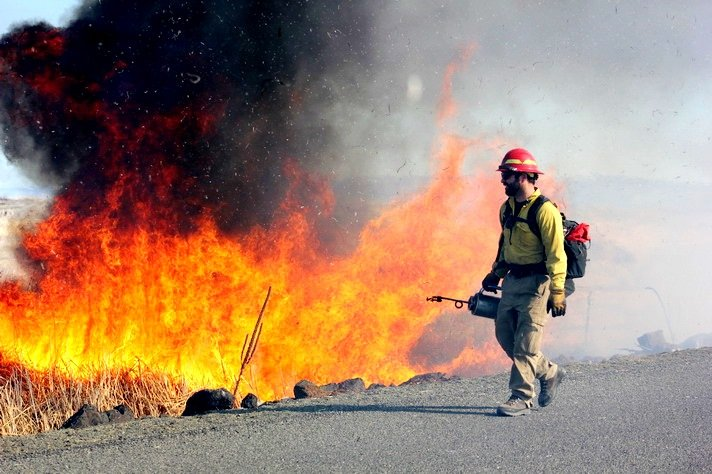
#> input picture service/public/samples/flame-front.jpg, 712 x 474 px
$ python -i fire_flow.py   (imports and definitions only)
#> lines starting #> are read from the running program, lines starting #| are printed output that depends on the picture; after the words box and inside, x2 and y2 are one past the last pixel; in counts of white or black regions, pixels touching at a corner belong together
#> further down, picture is the input picture: shape (474, 712, 3); mean B, G, R 108.4, 128.9, 157.8
import cv2
import numpy as np

# Seven rules for segmentation: https://core.ac.uk/download/pdf/55305301.pdf


def chroma_difference_mask(cb, cr, threshold=70):
    """Absolute Cb-Cr gap on signed values.

    Cb and Cr are uint8. Subtracting them in uint8 wraps, so a large gap
    such as 40 - 230 becomes 66 and fails a threshold the signed gap would pass.
    """
    return np.abs(cb.astype(np.int16) - cr.astype(np.int16)) >= threshold


def fire_pixel_segmentation(image):
    fire_mask = np.zeros_like(image[:, :, 0])

    ycrcb_im = cv2.cvtColor(image, cv2.COLOR_BGR2YCrCb)
#> ycrcb_im: shape (474, 712, 3); mean of channels 0, 1, 2 135.2, 144.1, 112.9
    y_ch, cr, cb = cv2.split(ycrcb_im)
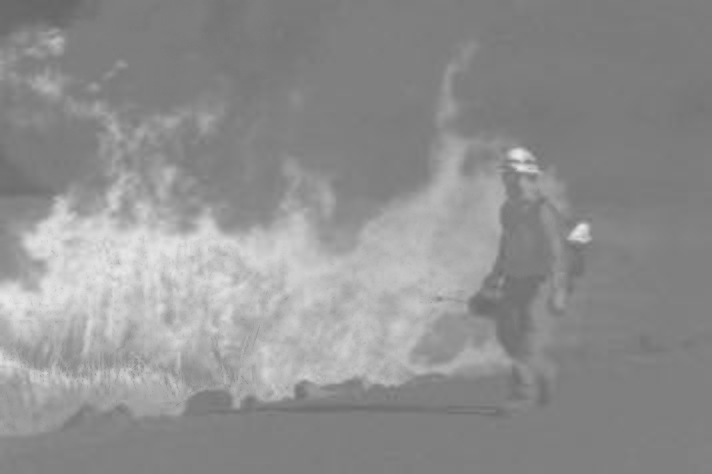
#> cr: shape (474, 712); min 103, max 232, mean 144.1
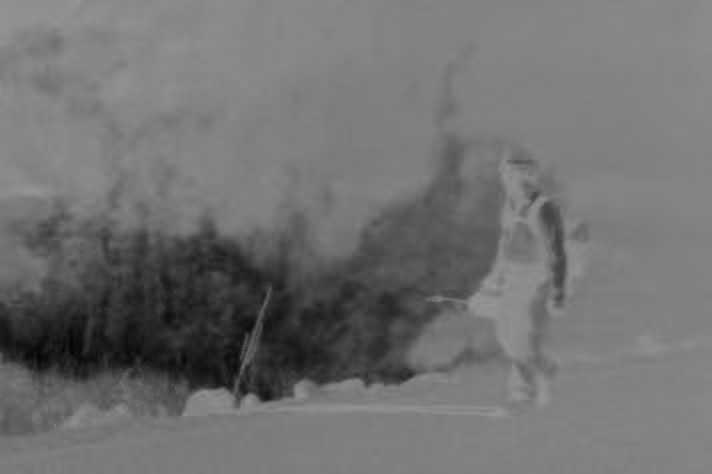
#> cb: shape (474, 712); min 3, max 158, mean 112.9
    blue, green, red = cv2.split(image)
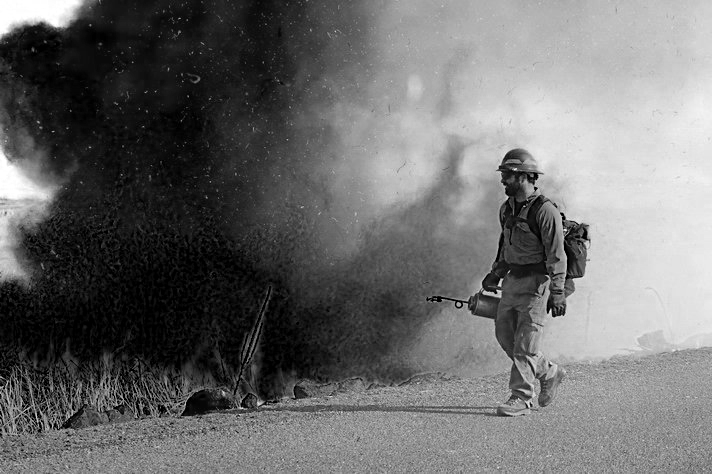
#> blue: shape (474, 712); min 0, max 255, mean 108.4
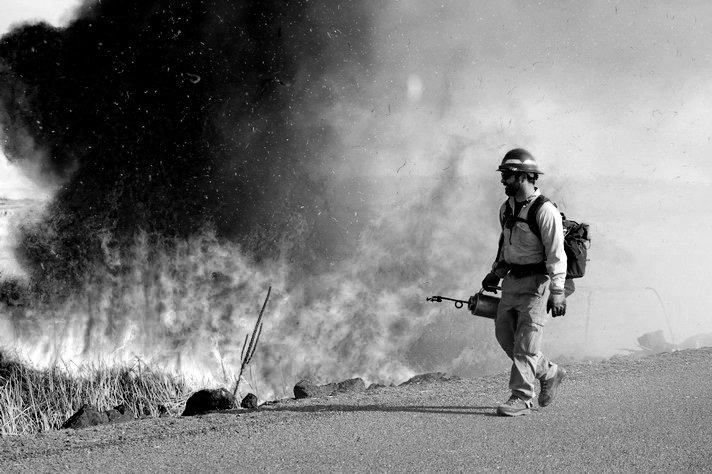
#> green: shape (474, 712); min 0, max 255, mean 128.9
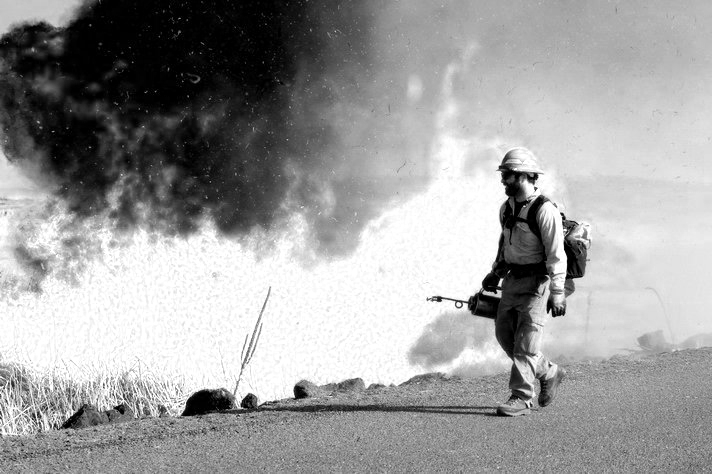
#> red: shape (474, 712); min 0, max 255, mean 157.8

    # Rule 1: R > G > B
    mask1 = (red > green) & (green > blue)
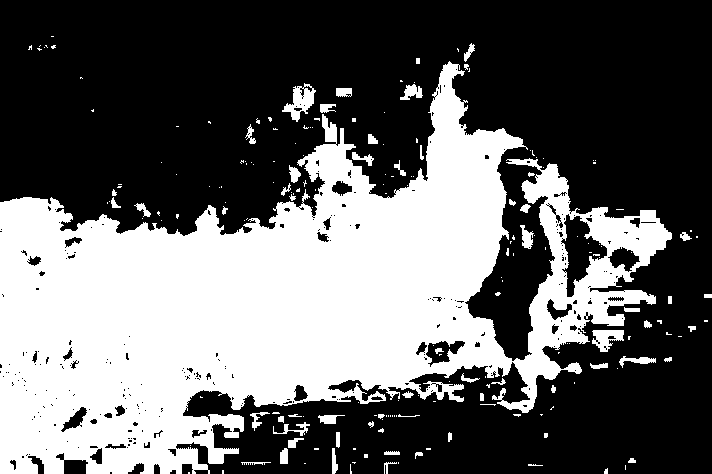
#> mask1: shape (474, 712) bool; 39.2% white; 200 white regions (141 under 20 px), largest, box (x1, y1, x2, y2) and area: (0, 61, 672, 474) 126993, (282, 83, 316, 122) 587, (592, 330, 624, 352) 430

    # Rule 2: R > 190 & G > 100 & B < 140
    mask2 = (red > 190) & (green > 100) & (blue < 140)
#> mask2: shape (474, 712) bool; 18.3% white; 463 white regions (436 under 20 px), largest, box (x1, y1, x2, y2) and area: (0, 149, 501, 417) 58512, (11, 218, 45, 240) 213, (0, 264, 32, 287) 213

    # Rule 3 & 4: Y >= Cb & Cr >= Cb
    mask3_4 = (y_ch >= cb) & (cr >= cb)
#> mask3_4: shape (474, 712) bool; 46.5% white; 249 white regions (220 under 20 px), largest, box (x1, y1, x2, y2) and area: (0, 36, 712, 474) 150999, (462, 432, 566, 474) 1254, (586, 350, 692, 390) 1048

    # Rule 5: Y >= Ymean & Cb <= Cbmean & Cr >= Crmean
    mask5 = (y_ch >= np.mean(y_ch)) & (cb <= np.mean(cb)) & (cr >= np.mean(cr))
#> mask5: shape (474, 712) bool; 20% white; 245 white regions (217 under 20 px), largest, box (x1, y1, x2, y2) and area: (0, 134, 508, 437) 63700, (8, 218, 44, 254) 469, (0, 259, 32, 286) 426

    # Rule 6: |Cb - Cr| >= 70
    mask6 = chroma_difference_mask(cb, cr)
#> in chroma_difference_mask, `return np.abs(cb.astype(np.int16) - cr.astype(np.int16)) >= threshold`: returned value: shape (474, 712) bool; 22.8% white; 25 white regions (13 under 20 px), largest, box (x1, y1, x2, y2) and area: (0, 148, 500, 414) 75442, (434, 348, 484, 372) 375, (511, 149, 537, 172) 296

    # Rule 7: Cb <= 120 & Cr >= 150
    mask7 = (cb <= 120) & (cr >= 150)
#> mask7: shape (474, 712) bool; 28.2% white; 33 white regions (15 under 20 px), largest, box (x1, y1, x2, y2) and area: (0, 134, 512, 436) 92267, (510, 147, 565, 211) 1129, (569, 222, 591, 243) 309

    combined_mask = mask1 & mask2 & mask3_4 & mask5 & mask6 & mask7
#> combined_mask: shape (474, 712) bool; 16.6% white; 183 white regions (162 under 20 px), largest, box (x1, y1, x2, y2) and area: (0, 149, 500, 414) 54545, (434, 348, 483, 372) 356, (289, 214, 308, 238) 141
    fire_mask[combined_mask] = 255

    kernel = np.ones((3, 3), np.uint8)
    eroded_mask = cv2.erode(fire_mask, kernel, iterations=1)
    fire_mask = cv2.dilate(eroded_mask, kernel, iterations=1)
    return fire_mask


# [55 lines left out: functions push_centroid, spread_direction_degrees, fire_flow, not called in this run]

>>> import cv2
>>> picture = cv2.imread('../service/public/samples/flame-front.jpg')
>>> result = fire_pixel_segmentation(picture)
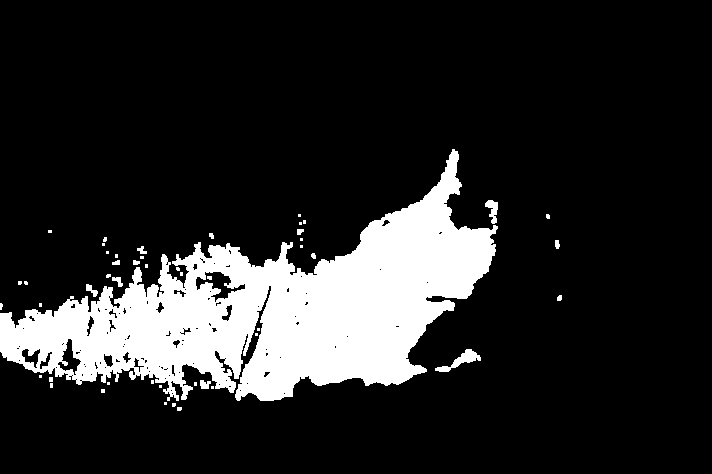
#> result: shape (474, 712); 15.7% white; 49 white regions (34 under 20 px), largest, box (x1, y1, x2, y2) and area: (0, 149, 498, 401) 51710, (435, 349, 481, 372) 344, (485, 200, 498, 224) 175
